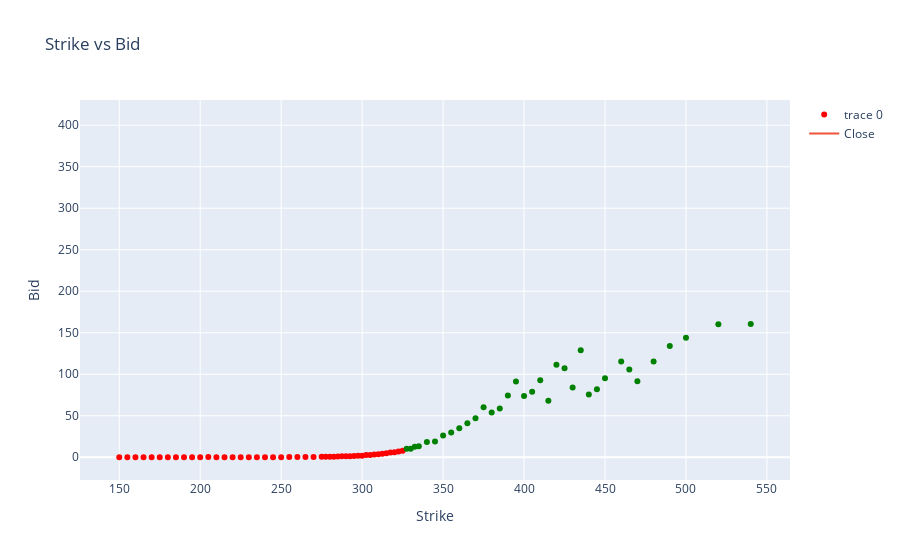

The notebook cell saved with this chart:
### Code cell
# Plot strike vs bid where data point is coloured by in the money
# in the money true = green, false = red

colors = ['green' if val else 'red' for val in options_df.inTheMoney]

fig = go.Figure()
fig.add_trace(go.Scatter(x=options_df.index, y=options_df.lastPrice, mode='markers', marker_color=colors))
fig.add_trace(go.Scatter(x=stock_df.index, y=stock_df.Close, mode='lines', name='Close'))
fig.update_layout(title="Strike vs Bid", xaxis_title="Strike", yaxis_title="Bid")

fig.show()

### Figure 1 — Plotly figure (JSON) as saved in the notebook; plotly's stock layout.template omitted (floating-point values rounded to 4 significant figures; data arrays with more than 128 entries replaced by an {"elided": "..."} marker saying what was removed)
{"data": [{"marker": {"color": ["red", "red", "red", "red", "red", "red", "red", "red", "red", "red", "red", "red", "red", "red", "red", "red", "red", "red", "red", "red", "red", "red", "red", "red", "red", "red", "red", "red", "red", "red", "red", "red", "red", "red", "red", "red", "red", "red", "red", "red", "red", "red", "red", "red", "red", "red", "green", "green", "green", "green", "green", "green", "green", "green", "green", "green", "green", "green", "green", "green", "green", "green", "green", "green", "green", "green", "green", "green", "green", "green", "green", "green", "green", "green", "green", "green", "green", "green", "green", "green", "green"]}, "mode": "markers", "type": "scatter", "x": [150, 155, 160, 165, 170, 175, 180, 185, 190, 195, 200, 205, 210, 215, 220, 225, 230, 235, 240, 245, 250, 255, 260, 265, 270, 275, 277.5, 280, 282.5, 285, 287.5, 290, 292.5, 295, 297.5, 300, 302.5, 305, 307.5, 310, 312.5, 315, 317.5, 320, 322.5, 325, 327.5, 330, 332.5, 335, 340, 345, 350, 355, 360, 365, 370, 375, 380, 385, 390, 395, 400, 405, 410, 415, 420, 425, 430, 435, 440, 445, 450, 460, 465, 470, 480, 490, 500, 520, 540], "y": [0.02, 0.02, 0.01, 0.04, 0.08, 0.04, 0.02, 0.02, 0.01, 0.02, 0.02, 0.35, 0.02, 0.1, 0.12, 0.05, 0.06, 0.08, 0.08, 0.1, 0.12, 0.2, 0.22, 0.27, 0.36, 0.5, 0.54, 0.6, 0.72, 0.82, 1.08, 1.1, 1.29, 1.45, 1.7, 1.95, 2.58, 2.61, 3.45, 3.5, 4.25, 4.7, 5.7, 5.98, 7.05, 7.76, 10.2, 10.1, 12.8, 13.19, 18.5, 18.9, 26.07, 29.85, 35, 40.85, 47, 60.35, 53.86, 58.88, 74.25, 91.29, 73.9, 78.92, 92.77, 68.2, 111.4, 107.2, 83.9, 128.9, 75.56, 81.85, 95.32, 115.5, 105.8, 91.53, 115.3, 133.9, 143.9, 160.1, 160.5]}, {"mode": "lines", "name": "Close", "type": "scatter", "x": {"elided": "315 str values"}, "y": {"elided": "315 float values"}}], "layout": {"title": {"text": "Strike vs Bid"}, "xaxis": {"title": {"text": "Strike"}}, "yaxis": {"title": {"text": "Bid"}}}}
